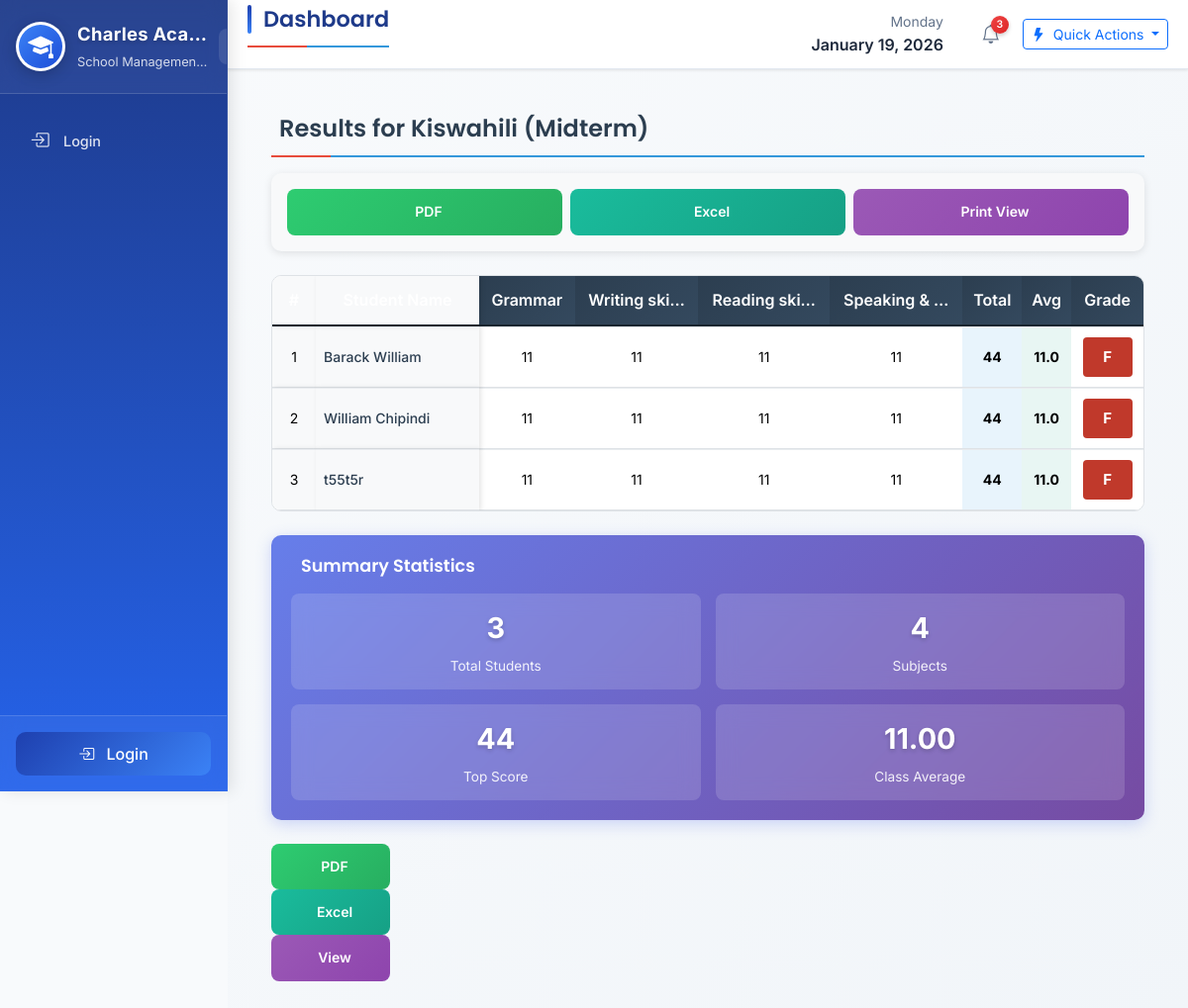
Page /exams/results/1/ on the committed database.
### exams/models.py (models this page shows, shortened)
class Exam(models.Model):
    EXAM_TYPE_CHOICES = (
        ('MIDTERM', 'Midterm'),
        ('FINAL', 'Final'),
        ('MONTHLY', 'Monthly Test'),
    )
    name = models.CharField(max_length=100)
    classroom = models.ForeignKey(ClassRoom, on_delete=models.CASCADE)
    date = models.DateField(auto_now_add=True)
    exam_type = models.CharField(max_length=20, choices=EXAM_TYPE_CHOICES, default='MONTHLY')

### classes/models.py (models this page shows, shortened)
class Subject(models.Model):
    name = models.CharField(max_length=100)
    classroom = models.ForeignKey(ClassRoom, on_delete=models.CASCADE)

### students/models.py (models this page shows, shortened)
class Student(models.Model):
    STATUS_CHOICES = (
        ('ACTIVE', 'Active'),
        ('GRADUATED', 'Graduated'),
        ('TRANSFERRED', 'Transferred'),
    )
    user = models.OneToOneField(settings.AUTH_USER_MODEL, on_delete=models.CASCADE, null=True, blank=True)
    full_name = models.CharField(max_length=200)
    email = models.EmailField(unique=True, blank=True, null=True)  # ✅ New email field
    photo = models.ImageField(upload_to='students/', blank=True)
    classroom = models.ForeignKey(ClassRoom, on_delete=models.SET_NULL, null=True)
    admission_year = models.PositiveIntegerField(default=timezone.now().year)
    registration_number = models.CharField(max_length=50, unique=True)
    status = models.CharField(max_length=20, choices=STATUS_CHOICES, default='ACTIVE')
    documents = models.FileField(upload_to='documents/', blank=True)
    class Meta:
        verbose_name = "Student"
        verbose_name_plural = "Students"
        ordering = ['full_name']

### exams/views.py (the view)
# urls.py: path('results/<int:exam_id>/', views.exam_results, name='exam_results'),
def exam_results(request, exam_id):
    settings_obj = SchoolSettings.objects.first()
    exam = get_object_or_404(Exam, id=exam_id)
    students = Student.objects.filter(classroom=exam.classroom)
    subjects = exam.classroom.subject_set.all()  # assuming subjects related to classroom
    results_dict = {}
    for student in students:
        student_results = {}
        total = 0
        count = 0
        for subject in subjects:
            result = Result.objects.filter(student=student, exam=exam, subject=subject).first()
            marks = result.marks if result else None
            student_results[subject.name] = marks
            if marks is not None:
                total += marks
                count += 1
        average = round(total / count, 2) if count else 0
        grade = result.grade()[0] if count else '-'
        student_results['total'] = total
        student_results['average'] = average
        student_results['grade'] = grade
        results_dict[student.id] = student_results
    return render(request, 'exams/exam_results.html', {
        'exam': exam,
        'students': students,
        'subjects': subjects,
        'results_dict': results_dict,
        'school_settings': settings_obj,
    })

### exams/models.py (called while the page is built)
    def grade(self):
        m = self.marks
        if m >= 80: return ('A', 'Excellent')
        if m >= 70: return ('B', 'Very Good')
        if m >= 60: return ('C', 'Good')
        if m >= 50: return ('D', 'Fair')
        if m >= 40: return ('E', 'Pass')
        return ('F', 'Fail')

### exams/templatetags/exam_filters.py (called while the page is built)
@register.filter
def get_item(dictionary, key):
    return dictionary.get(key, '')

### templates/exams/exam_results.html (shortened to what this page needs)
{% extends 'base.html' %}
{% load exam_filters %}
{% block content %}
<div class="results-container">
    <h3 class="page-title">
        Results for {{ exam.name }} ({{ exam.get_exam_type_display }})
    </h3>
    <div class="action-buttons d-print-none">
        <button class="action-btn btn-pdf" onclick="downloadAsPDF()">
            <span class="btn-text">PDF</span>
        </button>
        <button class="action-btn btn-excel" onclick="exportToExcel()">
            <span class="btn-text">Excel</span>
        </button>
        <button class="action-btn btn-view" onclick="togglePrintView()">
            <span class="btn-text">Print View</span>
        </button>
    </div>
    <div class="table-container">
        <table class="table results-table" id="results-table">
            <thead>
                <tr>
                    <th>#</th>
                    <th>Student Name</th>
                    {% for subject in subjects %}
                        <th class="subject-header">
                            {{ subject.name|truncatechars:12 }}
                        </th>
                    {% endfor %}
                    <th>Total</th>
                    <th>Avg</th>
                    <th>Grade</th>
                </tr>
            </thead>
            <tbody>
                {% for student in students %}
                <tr>
                    <td>{{ forloop.counter }}</td>
                    <td>
                        <div class="student-name" title="{{ student.full_name }}">
                            {{ student.full_name|truncatechars:20 }}
                        </div>
                    </td>
                    {% for subject in subjects %}
                        <td>{{ results_dict|get_item:student.id|get_item:subject.name }}</td>
                    {% endfor %}
                    <td class="total-cell">{{ results_dict|get_item:student.id|get_item:"total" }}</td>
                    <td class="average-cell">{{ results_dict|get_item:student.id|get_item:"average" }}</td>
                    <td>
                        <span class="grade-cell grade-{{ results_dict|get_item:student.id|get_item:"grade"|first }}">
                            {{ results_dict|get_item:student.id|get_item:"grade" }}
                        </span>
                    </td>
                </tr>
                {% endfor %}
            </tbody>
        </table>
    </div>
    <div class="summary-card d-print-none">
        <h5>
            Summary Statistics
        </h5>
        <div class="summary-stats">
            <div class="stat-item">
                <div class="stat-value" id="total-students">{{ students|length }}</div>
                <div class="stat-label">Total Students</div>
            </div>
            <div class="stat-item">
                <div class="stat-value" id="total-subjects">{{ subjects|length }}</div>
                <div class="stat-label">Subjects</div>
            </div>
            <div class="stat-item">
                <div class="stat-value" id="top-score">0</div>
                <div class="stat-label">Top Score</div>
            </div>
            <div class="stat-item">
                <div class="stat-value" id="class-average">0.00</div>
                <div class="stat-label">Class Average</div>
            </div>
        </div>
    </div>
    <div class="mobile-fab-menu" id="mobileFabMenu">
        <button class="action-btn btn-pdf btn-sm" onclick="downloadAsPDF()">
             PDF
        </button>
        <button class="action-btn btn-excel btn-sm" onclick="exportToExcel()">
             Excel
        </button>
        <button class="action-btn btn-view btn-sm" onclick="togglePrintView()">
             View
        </button>
    </div>
</div>
{% endblock %}

### templates/base.html (style rules this page uses)
:root { --primary-color: #1e40af; --primary-light: #3b82f6; --primary-dark: #1e3a8a; --secondary-color: #2563eb; --accent-color: #60a5fa; --sidebar-blue: #1e3a8a; --sidebar-gradient: linear-gradient(180deg, #1e3a8a 0%, #2563eb 100%); --sidebar-hover: rgba(255, 255, 255, 0.15); --light-bg: #f8fafc; --dark-text: #1e293b; --light-text: #64748b; --success-color: #10b981; --warning-color: #f59e0b; --danger-color: #ef4444; --sidebar-width: 280px; --sidebar-collapsed: 80px; --header-height: 70px; --shadow-sm: 0 1px 3px rgba(0,0,0,0.1); --shadow-md: 0 4px 6px -1px rgba(0,0,0,0.1); --shadow-lg: 0 10px 15px -3px rgba(0,0,0,0.1); --border-radius: 12px; --transition: all 0.3s cubic-bezier(0.4, 0, 0.2, 1); --mobile-breakpoint: 992px; }
* { margin: 0; padding: 0; box-sizing: border-box; }
html { font-size: 16px; -webkit-text-size-adjust: 100%; text-size-adjust: 100%; scroll-behavior: smooth; }
body { font-family: 'Inter', sans-serif; background-color: var(--light-bg); color: var(--dark-text); line-height: 1.6; overflow-x: hidden; min-height: 100vh; -webkit-font-smoothing: antialiased; -moz-osx-font-smoothing: grayscale; }
h1, h2, h3, h4, h5, h6 { font-family: 'Poppins', sans-serif; font-weight: 600; line-height: 1.3; }

### rows in the picture
Exam: name "Kiswahili", exam_type "Midterm"
Subject: name "Grammar"
Subject: name "Writing ski…"
Subject: name "Reading ski…"
Subject: name "Speaking & …"
Student: full_name "Barack William", id.name "11", id "44", id "11.0", id "F"
Student: full_name "William Chipindi", id.name "11", id "44", id "11.0", id "F"
Student: full_name "t55t5r", id.name "11", id "44", id "11.0", id "F"

### other values in the picture
{{ students|length }} "3"
{{ subjects|length }} "4"
